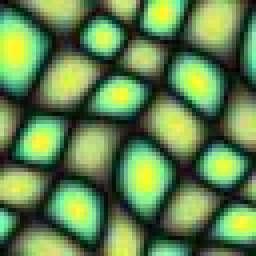
#> input picture Fall 2018/texture synthesis/input/paper.jpg, 64 x 64 px (shown 4 times larger)
$ jupyter execute 'texture synthesis.ipynb'
#> lines starting #> are read from the running program, lines starting #| are printed output that depends on the picture
# Texture Synthesis Tutorial

### based on 2001 Efron & Freeman paper

[cell 1]
from skimage.io import imread, imsave
from os.path import normpath as fn
import numpy as np
import matplotlib.pyplot as plt

[cell 2]
##initialize output image parameters
img = np.float32(imread(fn('input/paper.jpg')))/255.
img = img[:100,:100,:]
H, W, C = img.shape
#> H = 64; W = 64; C = 3

block_size = 20
n_patch = 10
overlap_width = 7

# Functions: calculate the error of overlapped regions for all possible patches

[cell 3]
def left_error(img,output,ind_pc):
    left_error = np.zeros((H-block_size,W-block_size))
    output_overlap = output[ind_pc[0]*(block_size-overlap_width): ind_pc[0]*(block_size-overlap_width)+block_size,\
                            ind_pc[1]*(block_size-overlap_width): ind_pc[1]*(block_size-overlap_width)+overlap_width,:]
    for i in range(H-block_size):
        for j in range(W-block_size):
            img_overlap = img[i: i+block_size, j: j+overlap_width,:]
            left_error[i,j] = np.sum((img_overlap - output_overlap)**2)

    return left_error

def up_error(img,output,ind_pc):
    up_error = np.zeros((H-block_size,W-block_size))
    output_overlap = output[ind_pc[0]*(block_size-overlap_width): ind_pc[0]*(block_size-overlap_width)+overlap_width,\
                            ind_pc[1]*(block_size-overlap_width): ind_pc[1]*(block_size-overlap_width)+block_size,:]
    for i in range(H-block_size):
        for j in range(W-block_size):
            img_overlap = img[i: i+overlap_width, j: j+block_size,:]
            up_error[i,j] = np.sum((img_overlap - output_overlap)**2)

    return up_error

# Function: find the best matched patch

[cell 4]
def best_patch(ind_pc):
    #ind_pc is the index of patch, e.g. [0,1] means first row, second column patch
    if (ind_pc[0]==0) & (ind_pc[1]>0):
        error = left_error(img,output,ind_pc)
    elif (ind_pc[0]>0) & (ind_pc[1]==0):
        error = up_error(img, output, ind_pc)
    else:
        error = up_error(img,output,ind_pc)+left_error(img,output,ind_pc)

    error[error==0] = 100

    min_error = np.min(error)
    px_list = np.where(error<=min_error*1.1)

    return px_list

# Function: calculate the pixel-wise error of overlapped regions for the selected patch

[cell 5]
def vertical_cost(patch, output, ind_pc):

    vertical_cost = np.zeros((block_size,overlap_width))
    output_overlap = output[ind_pc[0]*(block_size-overlap_width): ind_pc[0]*(block_size-overlap_width)+block_size,\
                            ind_pc[1]*(block_size-overlap_width): ind_pc[1]*(block_size-overlap_width)+overlap_width,:]

    patch_overlap = patch[0: block_size, 0: overlap_width,:]

    vertical_cost = np.sum((output_overlap-patch_overlap)**2,axis=2)

    return vertical_cost

def horizontal_cost(patch, output, ind_pc):

    horizontal_cost = np.zeros((overlap_width,block_size))
    output_overlap = output[ind_pc[0]*(block_size-overlap_width): ind_pc[0]*(block_size-overlap_width)+overlap_width,\
                            ind_pc[1]*(block_size-overlap_width): ind_pc[1]*(block_size-overlap_width)+block_size,:]

    patch_overlap = patch[0: overlap_width, 0: block_size,:]

    horizontal_cost = np.sum((output_overlap-patch_overlap)**2,axis=2)

    return horizontal_cost

# Function: find the optimal cut

[cell 6]
def vertical_cut(vertical_cost):

    d = np.zeros((block_size, overlap_width),dtype=int)
    d[0,:] = np.arange(overlap_width,dtype=int)

    c_err = np.zeros((block_size, overlap_width))
    c_err[0,:] = vertical_cost[0,:]

    vertical_cut = np.zeros((block_size,),dtype=int)

    for i in range(1,block_size):
        for j in range(overlap_width):
            if j==0:
                d[i,j] = j + np.argmin([c_err[i-1,j], c_err[i-1,j+1]])


            elif j==overlap_width-1:
                d[i,j] = j - 1 + np.argmin([c_err[i-1,j-1], c_err[i-1,j]])

            else:
                d[i,j] = j -1 + np.argmin([c_err[i-1,j-1], c_err[i-1,j], c_err[i-1,j+1]])

            c_err[i,j] = c_err[i-1,d[i,j]] + vertical_cost[i,j]

    ind = np.argmin(c_err[block_size-1,:])
    for i in range(block_size-1,-1,-1):
        vertical_cut[i] = ind
        ind = d[i,ind]

    return vertical_cut


def horizontal_cut(horizontal_cost):

    d = np.zeros((overlap_width, block_size),dtype=int)
    d[:,0] = np.arange(overlap_width,dtype=int)

    c_err = np.zeros((overlap_width, block_size))
    c_err[:,0] = horizontal_cost[:,0]

    horizontal_cut = np.zeros((block_size,),dtype=int)

    for i in range(1,block_size):
        for j in range(overlap_width):
            if j==0:
                d[j,i] = j + np.argmin([c_err[j,i-1], c_err[j+1,i-1]])


            elif j==overlap_width-1:
                d[j,i] = j - 1 + np.argmin([c_err[j-1,i-1], c_err[j,i-1]])

            else:
                d[j,i] = j -1 + np.argmin([c_err[j-1,i-1], c_err[j,i-1], c_err[j+1,i-1]])

            c_err[j,i] = c_err[d[j,i],i-1] + horizontal_cost[j,i]

    ind = np.argmin(c_err[:,block_size-1])
    for i in range(block_size-1,-1,-1):
        horizontal_cut[i] = ind
        ind = d[ind,i]

    return horizontal_cut

# Function: quilt patches together

[cell 7]
def quilt_vertical(vertical_cut,patch, ind_pc):
    for i in range(block_size):
        patch[i,:vertical_cut[i],:] = output[ind_pc[0]*(block_size-overlap_width)+i, \
                                           ind_pc[1]*(block_size-overlap_width):vertical_cut[i] + ind_pc[1]*(block_size-overlap_width),:]
    return patch

def quilt_horizontal(horizontal_cut,patch, ind_pc):
    for i in range(block_size):
        patch[:horizontal_cut[i],i,:] = output[ind_pc[0]*(block_size-overlap_width):horizontal_cut[i] + ind_pc[0]*(block_size-overlap_width), \
                                              ind_pc[1]*(block_size-overlap_width)+i,:]
    return patch

# Generate the output picture with previously defined functions

[cell 8]
output_size = int((block_size-overlap_width)*n_patch + overlap_width)  #initialize output image

output = np.zeros((output_size,output_size,3))
y = np.random.randint(0,H-block_size)
#> y = 0
x = np.random.randint(0,W-block_size)
#> x = 3
output[:block_size, :block_size,:] = img[y:y+block_size, x:x+block_size,:]
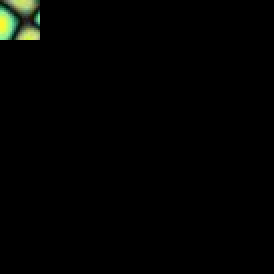
#> output: shape (137, 137, 3) float64 (shown 2 times larger); mean R, G, B 0.00913, 0.012, 0.00694

for i in range(n_patch):
    for j in range(n_patch):
        ind_pc = [i,j]
        #print(i,j)

        if (i!=0) | (j!=0):
            px_list = best_patch(ind_pc)
            rand_pick = np.random.randint(len(px_list[0]))
            x1 = px_list[0][rand_pick]
            y1 = px_list[1][rand_pick]

            patch = img[x1:x1+block_size,y1:y1+block_size,:].copy()

            if i==0:
            #only need vertical quilt
                vcost = vertical_cost(patch,output, ind_pc)
                vcut = vertical_cut(vcost)
                patch_new = quilt_vertical(vcut,patch,ind_pc)

            elif j==0:
            #only need horizontal quilt
                hcost = horizontal_cost(patch,output, ind_pc)
                hcut = horizontal_cut(hcost)
                patch_new = quilt_horizontal(hcut,patch,ind_pc)

            else:
                vcost = vertical_cost(patch,output, ind_pc)
                vcut = vertical_cut(vcost)
                patch_new = quilt_vertical(vcut,patch,ind_pc)

                hcost = horizontal_cost(patch_new,output, ind_pc)
                hcut = horizontal_cut(hcost)
                patch_new = quilt_horizontal(hcut,patch_new,ind_pc)

            output[i*(block_size-overlap_width):i*(block_size-overlap_width)+block_size, \
                   j*(block_size-overlap_width):j*(block_size-overlap_width)+block_size] = patch_new
#> this loop made 10 passes
#> pass 1, in best_patch, `error = left_error(img,output,ind_pc)`:
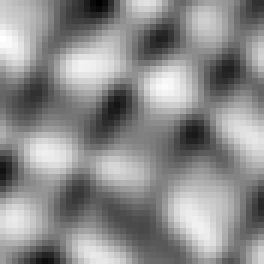
#> error: shape (44, 44) float64 (shown 6 times larger); min 0, max 96.91, mean 53.4; drawn with min black and max white
#> pass 1, in best_patch (call 2), `error = left_error(img,output,ind_pc)`:
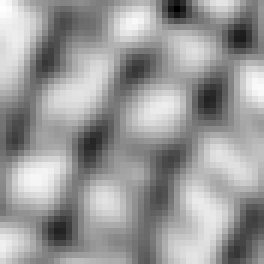
#> error: shape (44, 44) float64 (shown 6 times larger); min 0, max 85.74, mean 51.8; drawn with min black and max white
#> pass 1, in best_patch (call 3), `error = left_error(img,output,ind_pc)`:
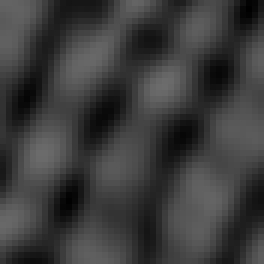
#> error: shape (44, 44) float64 (shown 6 times larger); min 0, max 108, mean 60
#> pass 1, in best_patch (call 4), `error = left_error(img,output,ind_pc)`:
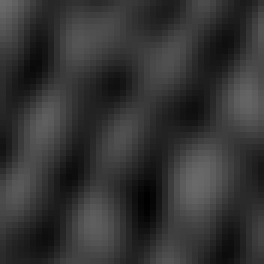
#> error: shape (44, 44) float64 (shown 6 times larger); min 0, max 106.8, mean 52.4
#> after the loop:
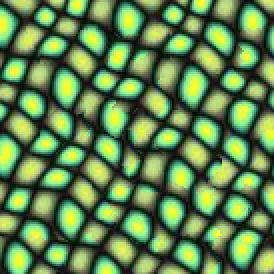
#> output: shape (137, 137, 3) float64 (shown 2 times larger); mean R, G, B 0.381, 0.517, 0.308
#> after the loop:
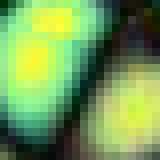
#> patch: shape (20, 20, 3) float32 (shown 8 times larger); mean R, G, B 0.46, 0.615, 0.339

# Plot the output picture

[cell 9]
f, (a0, a1) = plt.subplots(1,2, gridspec_kw = {'width_ratios':[1, 3]})

a0.imshow(img)

a1.imshow(output)
plt.show()

$ run again, with Fall 2018/texture synthesis/input/acrylic.jpg copied over Fall 2018/texture synthesis/input/paper.jpg
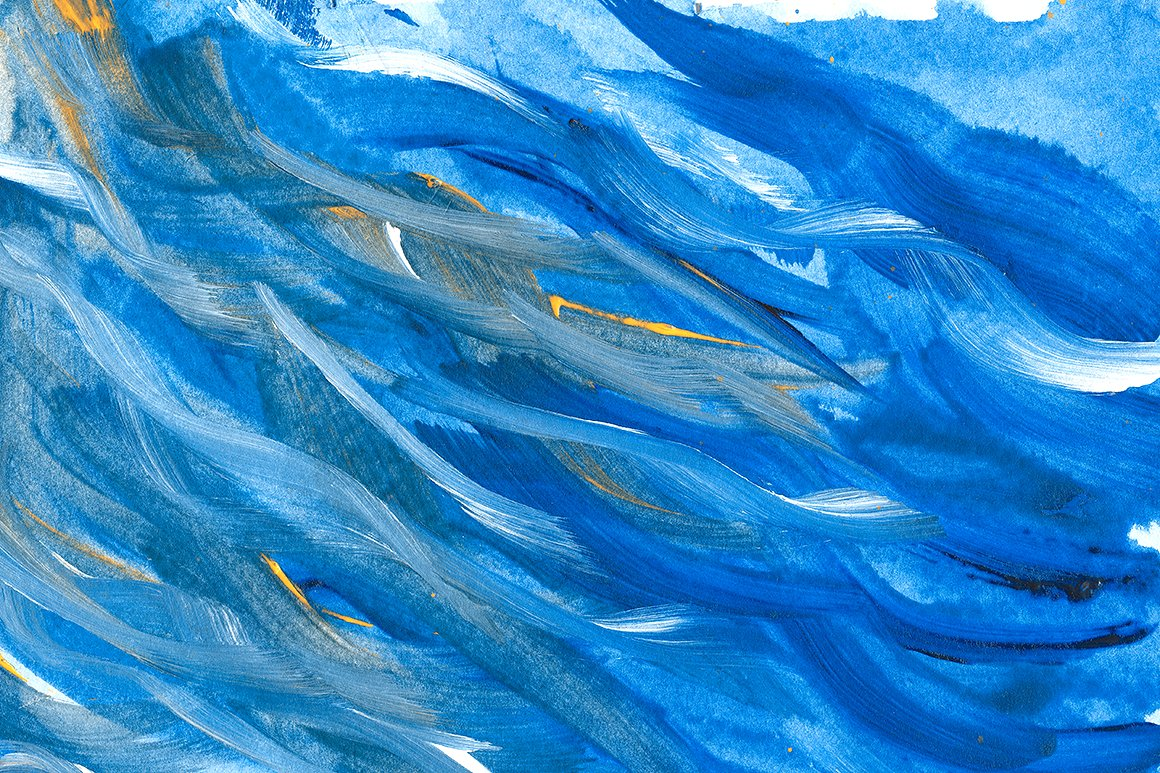
#> input picture Fall 2018/texture synthesis/input/acrylic.jpg, 1160 x 773 px
#> the loop `for i in range(n_patch):` made 10 passes
#> pass 1, in best_patch (call 4), `error = left_error(img,output,ind_pc)`:
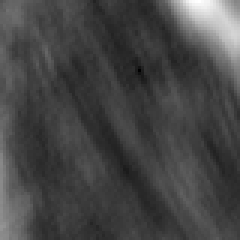
#> error: shape (80, 80) float64 (shown 3 times larger); min 0, max 55.04, mean 15.1; drawn with min black and max white
#> after the loop `for i in range(n_patch):`:
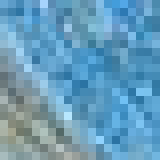
#> patch: shape (20, 20, 3) float32 (shown 8 times larger); mean R, G, B 0.399, 0.611, 0.735

$ run again, with Fall 2018/texture synthesis/input/leaves.jpg copied over Fall 2018/texture synthesis/input/paper.jpg
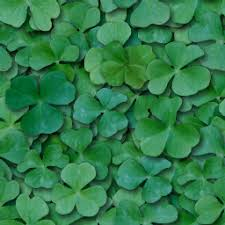
#> input picture Fall 2018/texture synthesis/input/leaves.jpg, 225 x 225 px
#> the loop `for i in range(n_patch):` made 10 passes
#> after the loop `for i in range(n_patch):`:
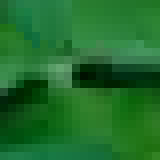
#> patch: shape (20, 20, 3) float32 (shown 8 times larger); mean R, G, B 0.125, 0.429, 0.171
